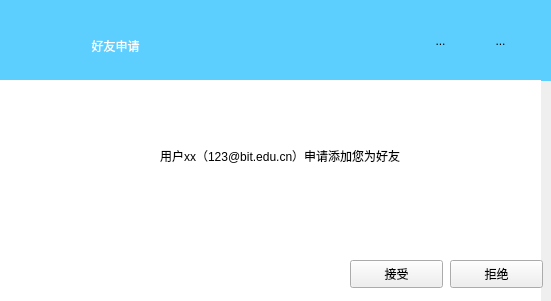
<?xml version="1.0" encoding="UTF-8"?>
<ui version="4.0">
 <class>Acceptfriend</class>
 <widget class="QWidget" name="Acceptfriend">
  <property name="geometry">
   <rect>
    <x>0</x>
    <y>0</y>
    <width>551</width>
    <height>301</height>
   </rect>
  </property>
  <property name="windowTitle">
   <string>Form</string>
  </property>
  <widget class="QLabel" name="label">
   <property name="geometry">
    <rect>
     <x>0</x>
     <y>0</y>
     <width>551</width>
     <height>81</height>
    </rect>
   </property>
   <property name="styleSheet">
    <string notr="true">background-color: rgb(93, 207, 255);</string>
   </property>
   <property name="text">
    <string/>
   </property>
  </widget>
  <widget class="QLabel" name="label_2">
   <property name="geometry">
    <rect>
     <x>10</x>
     <y>20</y>
     <width>50</width>
     <height>50</height>
    </rect>
   </property>
   <property name="text">
    <string/>
   </property>
   <property name="pixmap">
    <pixmap resource="src.qrc">:/image/toolicon/ball.png</pixmap>
   </property>
   <property name="scaledContents">
    <bool>true</bool>
   </property>
  </widget>
  <widget class="QLabel" name="label_3">
   <property name="geometry">
    <rect>
     <x>60</x>
     <y>30</y>
     <width>111</width>
     <height>31</height>
    </rect>
   </property>
   <property name="styleSheet">
    <string notr="true">font: 12pt &quot;幼圆&quot;;
color: rgb(255, 255, 255);</string>
   </property>
   <property name="text">
    <string>好友申请</string>
   </property>
   <property name="alignment">
    <set>Qt::AlignCenter</set>
   </property>
  </widget>
  <widget class="QToolButton" name="toolButton">
   <property name="geometry">
    <rect>
     <x>410</x>
     <y>20</y>
     <width>61</width>
     <height>41</height>
    </rect>
   </property>
   <property name="text">
    <string>...</string>
   </property>
   <property name="icon">
    <iconset resource="src.qrc">
     <normaloff>:/image/toolicon/reduce-one.png</normaloff>:/image/toolicon/reduce-one.png</iconset>
   </property>
   <property name="autoRaise">
    <bool>true</bool>
   </property>
  </widget>
  <widget class="QToolButton" name="toolButton_2">
   <property name="geometry">
    <rect>
     <x>470</x>
     <y>20</y>
     <width>61</width>
     <height>41</height>
    </rect>
   </property>
   <property name="text">
    <string>...</string>
   </property>
   <property name="icon">
    <iconset resource="src.qrc">
     <normaloff>:/image/toolicon/close-one.png</normaloff>:/image/toolicon/close-one.png</iconset>
   </property>
   <property name="autoRaise">
    <bool>true</bool>
   </property>
  </widget>
  <widget class="QLabel" name="label_4">
   <property name="geometry">
    <rect>
     <x>-10</x>
     <y>80</y>
     <width>551</width>
     <height>221</height>
    </rect>
   </property>
   <property name="styleSheet">
    <string notr="true">background-color: rgb(255, 255, 255);</string>
   </property>
   <property name="text">
    <string/>
   </property>
  </widget>
  <widget class="QPushButton" name="pushButton">
   <property name="geometry">
    <rect>
     <x>350</x>
     <y>260</y>
     <width>93</width>
     <height>28</height>
    </rect>
   </property>
   <property name="styleSheet">
    <string notr="true">font: 9pt &quot;幼圆&quot;;</string>
   </property>
   <property name="text">
    <string>接受</string>
   </property>
  </widget>
  <widget class="QPushButton" name="pushButton_2">
   <property name="geometry">
    <rect>
     <x>450</x>
     <y>260</y>
     <width>93</width>
     <height>28</height>
    </rect>
   </property>
   <property name="styleSheet">
    <string notr="true">font: 9pt &quot;幼圆&quot;;</string>
   </property>
   <property name="text">
    <string>拒绝</string>
   </property>
  </widget>
  <widget class="QLabel" name="label_5">
   <property name="geometry">
    <rect>
     <x>40</x>
     <y>120</y>
     <width>91</width>
     <height>91</height>
    </rect>
   </property>
   <property name="text">
    <string/>
   </property>
   <property name="pixmap">
    <pixmap resource="src.qrc">:/image/toolicon/pokemon-trainer.png</pixmap>
   </property>
   <property name="scaledContents">
    <bool>true</bool>
   </property>
  </widget>
  <widget class="QLabel" name="label_6">
   <property name="geometry">
    <rect>
     <x>160</x>
     <y>120</y>
     <width>331</width>
     <height>71</height>
    </rect>
   </property>
   <property name="text">
    <string>用户xx（123@bit.edu.cn）申请添加您为好友</string>
   </property>
  </widget>
 </widget>
 <resources>
  <include location="src.qrc"/>
 </resources>
 <connections/>
</ui>
